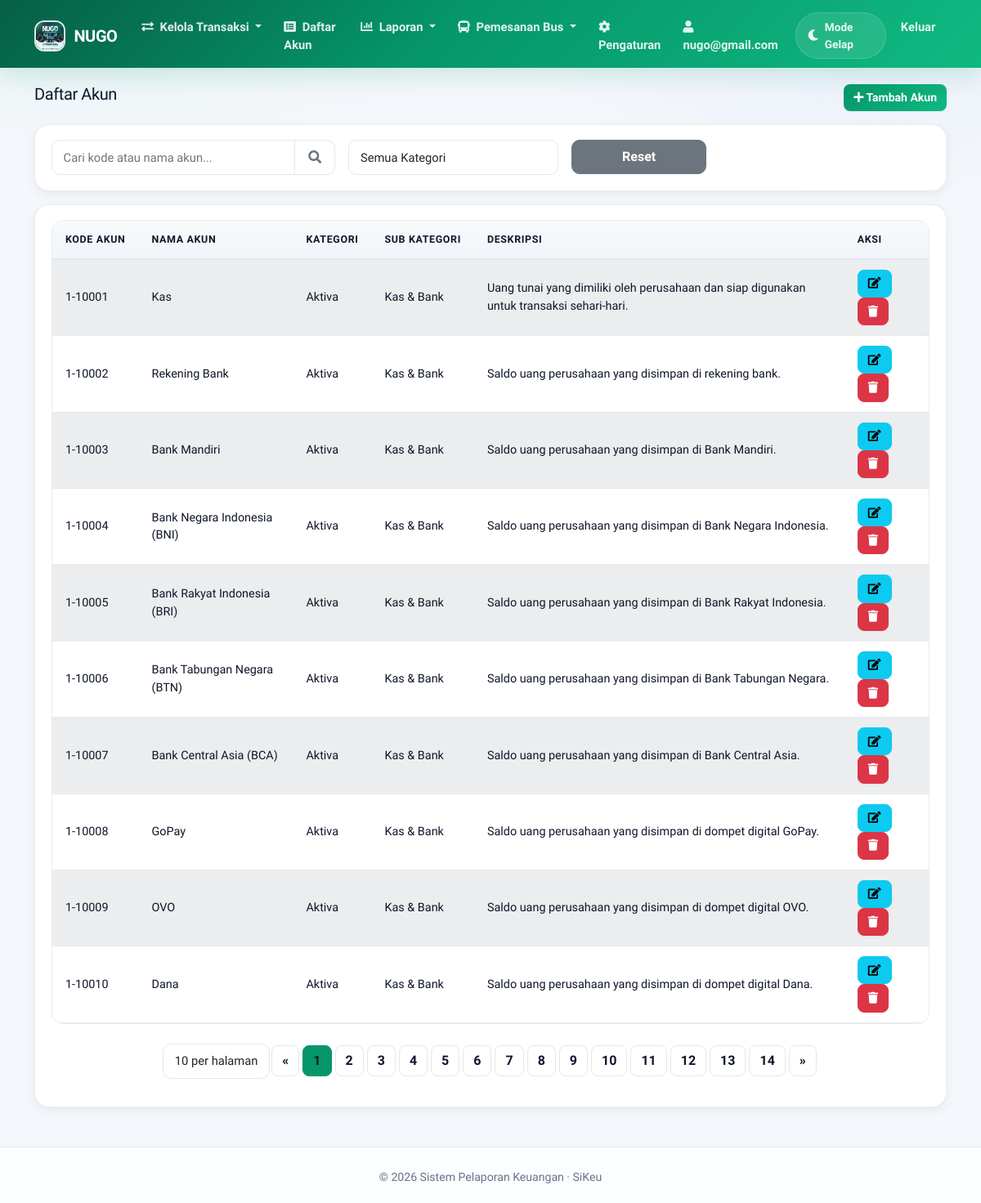
/akun/index.php (signed in), run on the app's committed database.
### tables this page shows
CREATE TABLE `perusahaan` (
  `id` int(11) NOT NULL,
  `nama` varchar(100) NOT NULL,
  `alamat` text DEFAULT NULL,
  `telepon` varchar(20) DEFAULT NULL,
  `email` varchar(100) DEFAULT NULL,
  `website` varchar(255) DEFAULT NULL COMMENT 'URL website perusahaan',
  `logo` varchar(255) DEFAULT NULL,
  `jenis` enum('regular','premium') NOT NULL DEFAULT 'regular' COMMENT 'Jenis akun perusahaan',
  `deskripsi` text DEFAULT NULL,
  `created_at` timestamp NOT NULL DEFAULT current_timestamp()
);

CREATE TABLE `users` (
  `id` int(11) NOT NULL,
  `username` varchar(50) NOT NULL,
  `password` varchar(255) NOT NULL,
  `nama_lengkap` varchar(100) NOT NULL,
  `email` varchar(100) DEFAULT NULL,
  `no_hp` varchar(20) DEFAULT NULL,
  `alamat` text DEFAULT NULL,
  `foto_profil` varchar(255) DEFAULT NULL,
  `id_perusahaan` int(11) DEFAULT NULL,
  `default_company` int(11) DEFAULT NULL,
  `created_at` timestamp NOT NULL DEFAULT current_timestamp()
);

CREATE TABLE `akun` (
  `id` int(11) NOT NULL,
  `kode_akun` varchar(10) NOT NULL,
  `nama_akun` varchar(100) NOT NULL,
  `kategori` enum('aktiva','pasiva','modal','pendapatan','beban') NOT NULL,
  `sub_kategori` varchar(250) NOT NULL,
  `tipe_akun` enum('debit','kredit') NOT NULL,
  `saldo` decimal(15,2) NOT NULL,
  `deskripsi` text DEFAULT NULL,
  `created_at` timestamp NOT NULL DEFAULT current_timestamp(),
  `id_perusahaan` int(11) DEFAULT NULL
);

### akun/index.php (the view, shortened to what this page needs)
<?php
require_once '../config/database.php';
require_once '../config/functions.php';
$stmt_company = $db->prepare("SELECT default_company FROM users WHERE id = ?");
$stmt_company->execute([$_SESSION['user_id']]);
$user_data = $stmt_company->fetch();
$id_perusahaan = $user_data['default_company'] ?? null;
$items_per_page = isset($_GET['per_page']) ? (int)$_GET['per_page'] : 10;
$page = isset($_GET['page']) ? (int)$_GET['page'] : 1;
$page = max(1, $page);
$offset = ($page - 1) * $items_per_page;
$search = isset($_GET['search']) ? validateInput($_GET['search']) : '';
$kategori = isset($_GET['kategori']) ? validateInput($_GET['kategori']) : '';
$where_clause = "WHERE id_perusahaan = ?";
$params = [$id_perusahaan];
$stmt_count = $db->prepare("SELECT COUNT(*) as total FROM akun " . $where_clause);
$stmt_count->execute($params);
$total_records = $stmt_count->fetch()['total'];
$total_pages = $items_per_page > 0 ? ceil($total_records / $items_per_page) : 1;
if ($items_per_page > 0) {
    $stmt = $db->prepare("SELECT * FROM akun " . $where_clause . " ORDER BY kode_akun ASC LIMIT " . (int)$items_per_page . " OFFSET " . (int)$offset);
} else {
    $stmt = $db->prepare("SELECT * FROM akun " . $where_clause . " ORDER BY kode_akun ASC");
}
$stmt->execute($params);
$akun_list = $stmt->fetchAll();
include '../templates/header.php';
?>
<div class="container mt-3">
    <div class="d-flex justify-content-between align-items-center mb-3">
        <h5>Daftar Akun</h5>
        <div class="d-flex gap-1">
            <button type="button" class="btn btn-primary btn-sm" data-bs-toggle="modal" data-bs-target="#modalTambahAkun">
                <i class="fas fa-plus"></i> Tambah Akun
            </button>
        </div>
    </div>
    <div class="card mb-3">
        <div class="card-body">
            <form method="GET" class="row g-3">
                <div class="col-md-4">
                    <div class="input-group">
                        <input type="text" class="form-control" name="search" placeholder="Cari kode atau nama akun..." value="<?php echo htmlspecialchars($search); ?>">
                        <button class="btn btn-outline-secondary" type="submit">
                            <i class="fas fa-search"></i>
                        </button>
                    </div>
                </div>
                <div class="col-md-3">
                    <select class="form-select" name="kategori" onchange="this.form.submit()">
                        <option value="">Semua Kategori</option>
                    </select>
                </div>
                <div class="col-md-2">
                    <a href="index.php" class="btn btn-secondary w-100">Reset</a>
                </div>
            </form>
        </div>
    </div>
    <div class="card">
        <div class="card-body">
            <div class="table-responsive">
                <table class="table table-striped">
                    <thead>
                        <tr>
                            <th>Kode Akun</th>
                            <th>Nama Akun</th>
                            <th>Kategori</th>
                            <th>Sub Kategori</th>
                            <th>Deskripsi</th>
                            <th>Aksi</th>
                        </tr>
                    </thead>
                    <tbody>
                        <?php foreach ($akun_list as $akun): ?>
                            <tr>
                                <td><?php echo htmlspecialchars($akun['kode_akun']); ?></td>
                                <td><?php echo htmlspecialchars($akun['nama_akun']); ?></td>
                                <td><?php echo htmlspecialchars(ucfirst($akun['kategori'])); ?></td>
                                <td><?php echo htmlspecialchars(ucfirst($akun['sub_kategori'])); ?></td>
                                <td><?php echo htmlspecialchars($akun['deskripsi']); ?></td>
                                <td>
                                    <button type="button" class="btn btn-sm btn-info"
                                        data-bs-toggle="modal"
                                        data-bs-target="#modalEditAkun"
                                        data-id="<?php echo $akun['id']; ?>"
                                        data-kode="<?php echo htmlspecialchars($akun['kode_akun']); ?>"
                                        data-nama="<?php echo htmlspecialchars($akun['nama_akun']); ?>"
                                        data-kategori="<?php echo htmlspecialchars($akun['kategori']); ?>"
                                        data-deskripsi="<?php echo htmlspecialchars($akun['deskripsi']); ?>">
                                        <i class="fas fa-edit"></i>
                                    </button>
                                    <a href="?action=hapus&id=<?php echo $akun['id']; ?>"
                                        class="btn btn-sm btn-danger"
                                        onclick="return confirm('Apakah Anda yakin ingin menghapus akun ini?')">
                                        <i class="fas fa-trash"></i>
                                    </a>
                                </td>
                            </tr>
                        <?php endforeach; ?>
                    </tbody>
                </table>
            </div>
            <nav aria-label="Page navigation" class="mt-4">
                <ul class="pagination justify-content-center align-items-center">
                    <li class="page-item">
                        <select class="form-select form-select-sm" id="perPageSelect" onchange="changePerPage(this.value)">
                            <option value="10" <?php echo $items_per_page == 10 ? 'selected' : ''; ?>>10 per halaman</option>
                        </select>
                    </li>
                    <?php if ($items_per_page > 0 && $total_pages > 1): ?>
                        <li class="page-item <?php echo ($page <= 1) ? 'disabled' : ''; ?>">
                            <a class="page-link" href="?page=<?php echo $page - 1; ?>&per_page=<?php echo $items_per_page; ?>&search=<?php echo urlencode($search); ?>&kategori=<?php echo urlencode($kategori); ?>" aria-label="Previous">
                                <span aria-hidden="true">&laquo;</span>
                            </a>
                        </li>
                        <?php for ($i = 1; $i <= $total_pages; $i++): ?>
                            <li class="page-item <?php echo ($page == $i) ? 'active' : ''; ?>">
                                <a class="page-link" href="?page=<?php echo $i; ?>&per_page=<?php echo $items_per_page; ?>&search=<?php echo urlencode($search); ?>&kategori=<?php echo urlencode($kategori); ?>">
                                    <?php echo $i; ?>
                                </a>
                            </li>
                        <?php endfor; ?>
                        <li class="page-item <?php echo ($page >= $total_pages) ? 'disabled' : ''; ?>">
                            <a class="page-link" href="?page=<?php echo $page + 1; ?>&per_page=<?php echo $items_per_page; ?>&search=<?php echo urlencode($search); ?>&kategori=<?php echo urlencode($kategori); ?>" aria-label="Next">
                                <span aria-hidden="true">&raquo;</span>
                            </a>
                        </li>
                    <?php endif; ?>
                </ul>
            </nav>
        </div>
    </div>
</div>
<?php
include '../templates/footer.php';
?>

### templates/header.php (shortened to what this page needs)
<!DOCTYPE html>
<html lang="id" data-theme="light">
<head>
    <link href="https://cdn.jsdelivr.net/npm/bootstrap@5.1.3/dist/css/bootstrap.min.css" rel="stylesheet">
    <link href="https://cdnjs.cloudflare.com/ajax/libs/font-awesome/5.15.4/css/all.min.css" rel="stylesheet">
    <?php
    $sikeu_theme_ver = @filemtime(__DIR__ . '/../assets/css/sikeu-theme.css') ?: time();
    $sikeu_dark_ver = @filemtime(__DIR__ . '/../assets/css/dark-mode.css') ?: time();
    $sikeu_style_ver = @filemtime(__DIR__ . '/../assets/css/style.css') ?: time();
    ?>
    <link href="/assets/css/sikeu-theme.css?v=<?= $sikeu_theme_ver ?>" rel="stylesheet">
    <link href="/assets/css/dark-mode.css?v=<?= $sikeu_dark_ver ?>" rel="stylesheet">
    <link rel="stylesheet" href="/assets/css/style.css?v=<?= $sikeu_style_ver ?>">
    <link rel="stylesheet" href="https://unpkg.com/leaflet@1.7.1/dist/leaflet.css" />
</head>
<body class="sikeu-app">
    <?php
    $is_viewer = false;
    $is_nugrosir = false;
    if (isset($_SESSION['user_id']) && isset($db)) {
        $user_id = $_SESSION['user_id'];
        $stmt = $db->prepare("SELECT default_company FROM users WHERE id = ?");
        $stmt->execute([$user_id]);
        $user_data = $stmt->fetch();
        $default_company_id = $user_data['default_company'];
        if ($default_company_id) {
            $stmt = $db->prepare("SELECT role FROM user_perusahaan WHERE user_id = ? AND perusahaan_id = ?");
            $stmt->execute([$user_id, $default_company_id]);
            $user_role = $stmt->fetchColumn();
            $is_viewer = ($user_role === 'viewer');
        }
        $stmt_nugrosir = $db->prepare("SELECT 1 FROM user_perusahaan up
                            JOIN perusahaan p ON up.perusahaan_id = p.id
                            WHERE up.user_id = ? AND UPPER(p.nama) = 'NUGO' AND up.status = 'active'");
        $stmt_nugrosir->execute([$user_id]);
        $is_nugrosir = $stmt_nugrosir->fetch() ? true : false;
    }
    ?>
    <nav class="navbar navbar-expand-lg navbar-dark sikeu-navbar">
        <div class="container">
            <a class="navbar-brand" href="/index.php">
                <?php
                $logo_path = '/assets/img/logo.jpg';
                if (isset($_SESSION['user_id']) && isset($db)) {
                    $user_id = $_SESSION['user_id'];
                    $stmt = $db->prepare("SELECT default_company FROM users WHERE id = ?");
                    $stmt->execute([$user_id]);
                    $user_data = $stmt->fetch();
                    $default_company_id = $user_data['default_company'] ?? null;
                    if ($default_company_id) {
                        $stmt = $db->prepare("SELECT logo, nama FROM perusahaan WHERE id = ?");
                        $stmt->execute([$default_company_id]);
                        $perusahaan = $stmt->fetch();
                        if ($perusahaan && !empty($perusahaan['logo'])) {
                            $logo_path = '/' . $perusahaan['logo'];
                        }
                    }
                }
                ?>
                <img src="<?php echo htmlspecialchars($logo_path); ?>" alt="Logo" />
                <?php
                if (isset($perusahaan) && !empty($perusahaan['nama'])) {
                    echo htmlspecialchars($perusahaan['nama']);
                } else {
                    echo "SiKeu";
                }
                ?>
            </a>
            <div class="collapse navbar-collapse" id="navbarNav">
                <ul class="navbar-nav me-auto">
                    <?php
                    if (!$is_viewer) :
                    ?>
                        <li class="nav-item dropdown">
                            <a class="nav-link dropdown-toggle" href="#" id="transaksiDropdown" role="button" data-bs-toggle="dropdown" aria-expanded="false">
                                <i class="fas fa-exchange-alt me-1"></i> Kelola Transaksi
                            </a>
                        </li>
                        <li class="nav-item">
                            <a class="nav-link" href="/akun/index.php"><i class="fas fa-list-alt me-1"></i> Daftar Akun</a>
                        </li>
                    <?php endif; ?>
                    <li class="nav-item dropdown">
                        <a class="nav-link dropdown-toggle" href="#" id="navbarDropdown" role="button" data-bs-toggle="dropdown">
                            <i class="fas fa-chart-bar me-1"></i> Laporan
                        </a>
                    </li>
                    <?php if ($is_nugrosir) : ?>
                        <li class="nav-item dropdown">
                            <a class="nav-link dropdown-toggle" href="#" id="busDropdown" role="button" data-bs-toggle="dropdown">
                                <i class="fas fa-bus me-1"></i> Pemesanan Bus
                            </a>
                        </li>
                    <?php endif; ?>
                    <?php if (!$is_viewer) : ?>
                        <li class="nav-item">
                            <a class="nav-link" href="/pengaturan/index.php"><i class="fas fa-cog me-1"></i> Pengaturan</a>
                        </li>
                    <?php endif; ?>
                </ul>
                <ul class="navbar-nav">
                    <?php if (isset($_SESSION['user_id'])) :
                        $stmt = $db->prepare("SELECT * FROM users WHERE id = ?");
                        $stmt->execute([$_SESSION['user_id']]);
                        $user = $stmt->fetch();
                        $username = $user['username'] ?? 'Pengguna';
                    ?>
                        <li class="nav-item">
                            <a class="nav-link" href="/pengaturan/profil.php">
                                <i class="fas fa-user me-1"></i>
                                <span><?php echo htmlspecialchars($username); ?></span>
                            </a>
                        </li>
                        <li class="nav-item d-flex align-items-center px-1">
                            <div class="sikeu-theme-switch" onclick="toggleTheme()" role="button" tabindex="0" aria-label="Toggle theme">
                                <i class="fas fa-moon"></i>
                                <span class="d-none d-lg-inline">Mode Gelap</span>
                            </div>
                        </li>
                        <li class="nav-item">
                            <a class="nav-link" href="/logout.php">Keluar</a>
                        </li>
                    <?php endif; ?>
                </ul>
            </div>
        </div>
    </nav>

### data on the page
perusahaan: logo (picture), nama "NUGO"
users: username "nugo@gmail.com"
akun: kode_akun "1-10001", nama_akun "Kas", kategori "Aktiva", sub_kategori "Kas & Bank", deskripsi "Uang tunai yang dimiliki oleh perusahaan dan siap digunakan untuk transaksi sehari-hari."
akun: kode_akun "1-10002", nama_akun "Rekening Bank", kategori "Aktiva", sub_kategori "Kas & Bank", deskripsi "Saldo uang perusahaan yang disimpan di rekening bank."
akun: kode_akun "1-10003", nama_akun "Bank Mandiri", kategori "Aktiva", sub_kategori "Kas & Bank", deskripsi "Saldo uang perusahaan yang disimpan di Bank Mandiri."
akun: kode_akun "1-10004", nama_akun "Bank Negara Indonesia (BNI)", kategori "Aktiva", sub_kategori "Kas & Bank", deskripsi "Saldo uang perusahaan yang disimpan di Bank Negara Indonesia."
akun: kode_akun "1-10005", nama_akun "Bank Rakyat Indonesia (BRI)", kategori "Aktiva", sub_kategori "Kas & Bank", deskripsi "Saldo uang perusahaan yang disimpan di Bank Rakyat Indonesia."
akun: kode_akun "1-10006", nama_akun "Bank Tabungan Negara (BTN)", kategori "Aktiva", sub_kategori "Kas & Bank", deskripsi "Saldo uang perusahaan yang disimpan di Bank Tabungan Negara."
akun: kode_akun "1-10007", nama_akun "Bank Central Asia (BCA)", kategori "Aktiva", sub_kategori "Kas & Bank", deskripsi "Saldo uang perusahaan yang disimpan di Bank Central Asia."
akun: kode_akun "1-10008", nama_akun "GoPay", kategori "Aktiva", sub_kategori "Kas & Bank", deskripsi "Saldo uang perusahaan yang disimpan di dompet digital GoPay."
akun: kode_akun "1-10009", nama_akun "OVO", kategori "Aktiva", sub_kategori "Kas & Bank", deskripsi "Saldo uang perusahaan yang disimpan di dompet digital OVO."
akun: kode_akun "1-10010", nama_akun "Dana", kategori "Aktiva", sub_kategori "Kas & Bank", deskripsi "Saldo uang perusahaan yang disimpan di dompet digital Dana."
